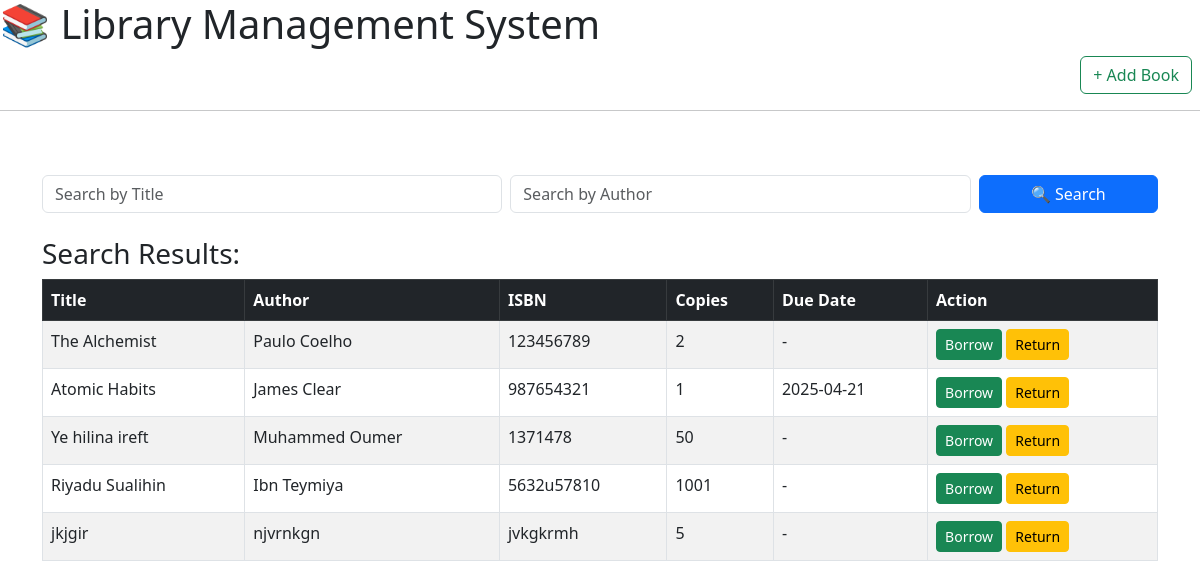
The page / on the database its author committed.
### model.py (models this page shows, shortened)
class Book(db.Model):
    id = db.Column(db.Integer, primary_key=True)
    title = db.Column(db.String(150), nullable=False)
    author = db.Column(db.String(100), nullable=False)
    isbn = db.Column(db.String(13), unique=True, nullable=False)
    available_copies = db.Column(db.Integer, default=1)
    due_date = db.Column(db.DateTime)
    book_user_id = db.Column(db.Integer, db.ForeignKey('user.id'), nullable=True)

### app.py (the view)
@app.route('/')
def home():
    books = Book.query.all()
    return render_template('index.html', books=books)

### templates/index.html (shortened to what this page needs)
{% extends "base.html" %}
{% block content %}
<div class="container py-5">
    <form action="{{ url_for('search_books') }}" method="get" class="row g-2 mb-4">
        <div class="col-md-5">
            <input type="text" name="title" placeholder="Search by Title" class="form-control" value="{{ request.args.get('title', '') }}">
        </div>
        <div class="col-md-5">
            <input type="text" name="author" placeholder="Search by Author" class="form-control" value="{{ request.args.get('author', '') }}">
        </div>
        <div class="col-md-2">
            <button type="submit" class="btn btn-primary w-100">🔍 Search</button>
        </div>
    </form>
    {% if books %}
        <h3>Search Results:</h3>
        <table class="table table-striped table-bordered">
            <thead class="table-dark">
                <tr>
                    <th>Title</th>
                    <th>Author</th>
                    <th>ISBN</th>
                    <th>Copies</th>
                    <th>Due Date</th>
                    <th>Action</th>
                </tr>
            </thead>
            <tbody>
            {% for book in books %}
                <tr>
                    <td>{{ book.title }}</td>
                    <td>{{ book.author }}</td>
                    <td>{{ book.isbn }}</td>
                    <td>{{ book.available_copies }}</td>
                    <td>{{ book.due_date.strftime('%Y-%m-%d') if book.due_date else '-' }}</td>
                    <td>
                        <form action="{{ url_for('borrow_book', book_id=book.id) }}" method="post" style="display:inline;">
                            <button type="submit" class="btn btn-sm btn-success" {% if book.available_copies == 0 %}disabled{% endif %}>Borrow</button>
                        </form>
                        <form action="{{ url_for('return_book', book_id=book.id) }}" method="post" style="display:inline;">
                            <button type="submit" class="btn btn-sm btn-warning">Return</button>
                        </form>
                    </td>
                </tr>
            {% endfor %}
            </tbody>
        </table>
    {% else %}
        <p class="text-muted text-center">No books found.</p>
    {% endif %}
</div>
{% endblock %}

### templates/base.html (shortened to what this page needs)
<!DOCTYPE html>
<html lang="en">
<head>
    <link href="https://cdn.jsdelivr.net/npm/bootstrap@5.3.0/dist/css/bootstrap.min.css" rel="stylesheet">
</head>
<body>
    <h1>📚 Library Management System</h1>
        <ul class="nav justify-content-end">
            <nav>
                <a href="{{ url_for('add_book') }}" class="btn btn-outline-success me-2">+ Add Book</a>
            </nav>
        </ul>
    <hr>
    {% block content %}
    {% endblock %}
</body>
</html>

### rows shown on the page
Book: title "The Alchemist", author "Paulo Coelho", isbn "123456789", available_copies "2", due_date "-"
Book: title "Atomic Habits", author "James Clear", isbn "987654321", available_copies "1", due_date "2025-04-21"
Book: title "Ye hilina ireft", author "Muhammed Oumer", isbn "1371478", available_copies "50", due_date "-"
Book: title "Riyadu Sualihin", author "Ibn Teymiya", isbn "5632u57810", available_copies "1001", due_date "-"
Book: title "jkjgir", author "njvrnkgn", isbn "jvkgkrmh", available_copies "5", due_date "-"
